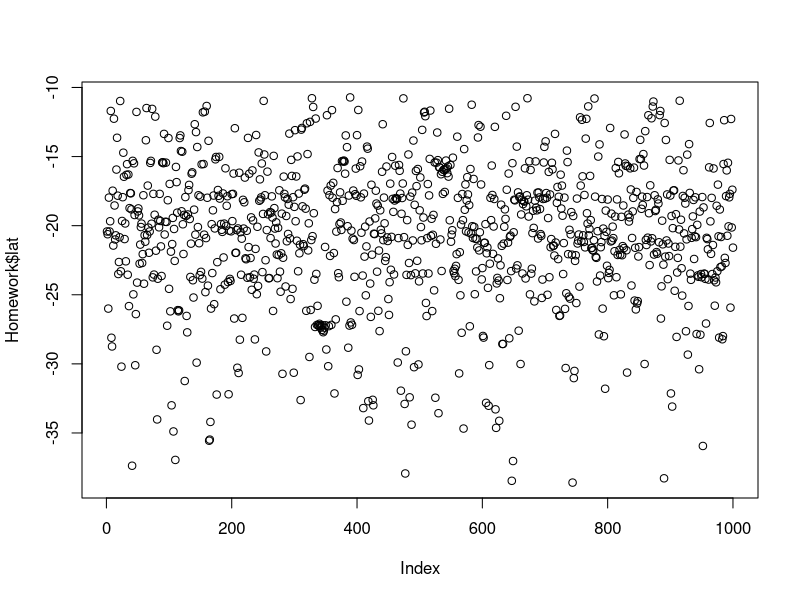
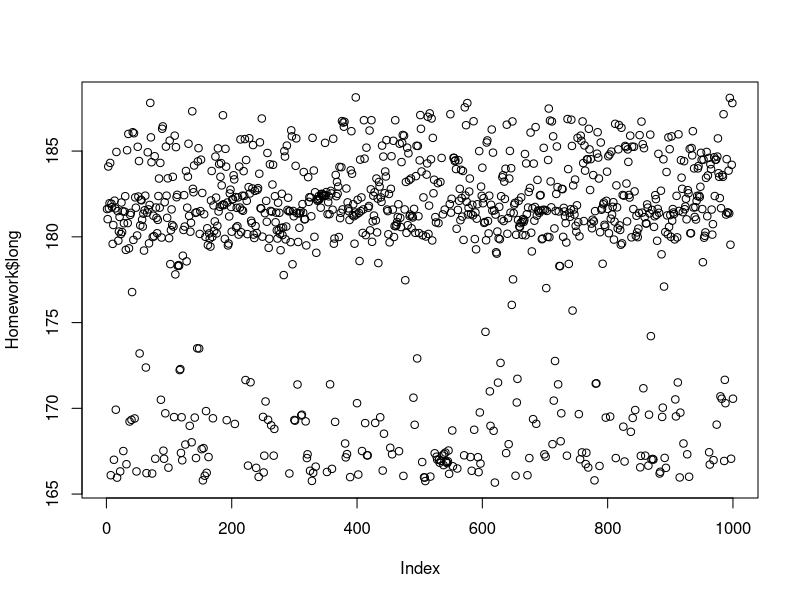
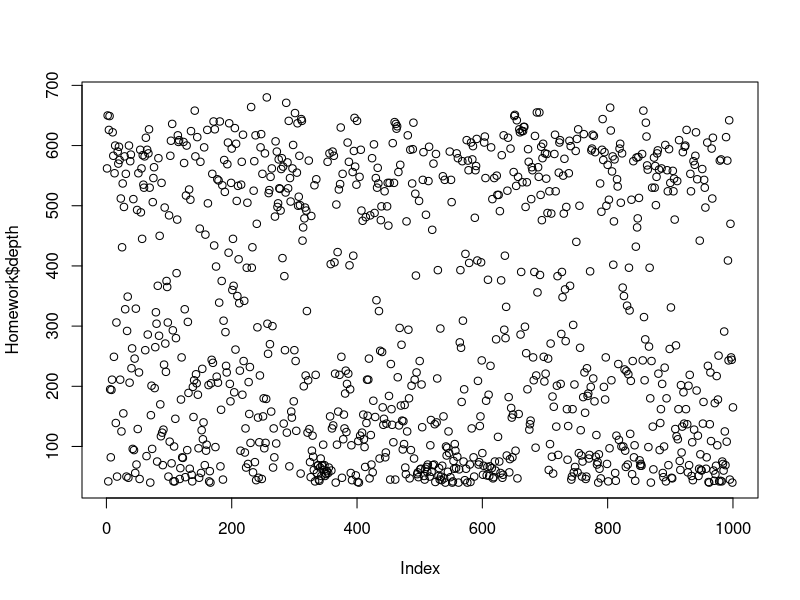
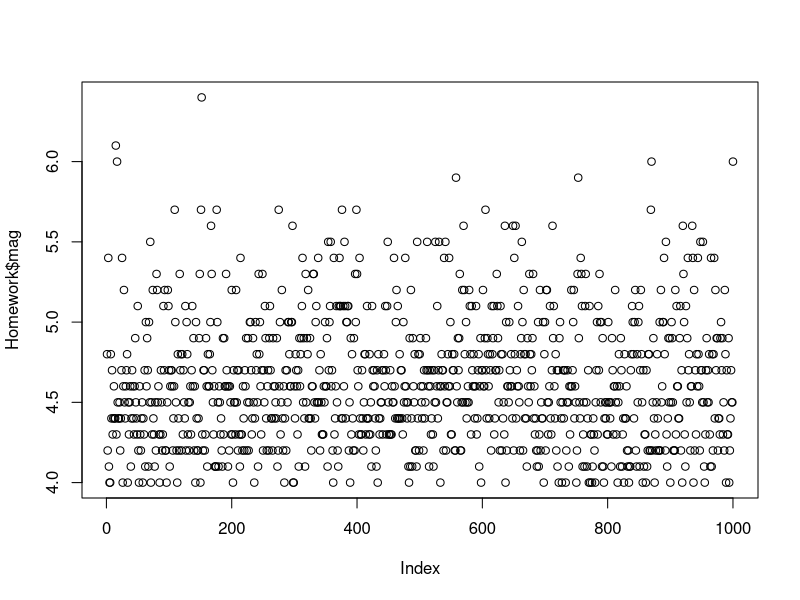
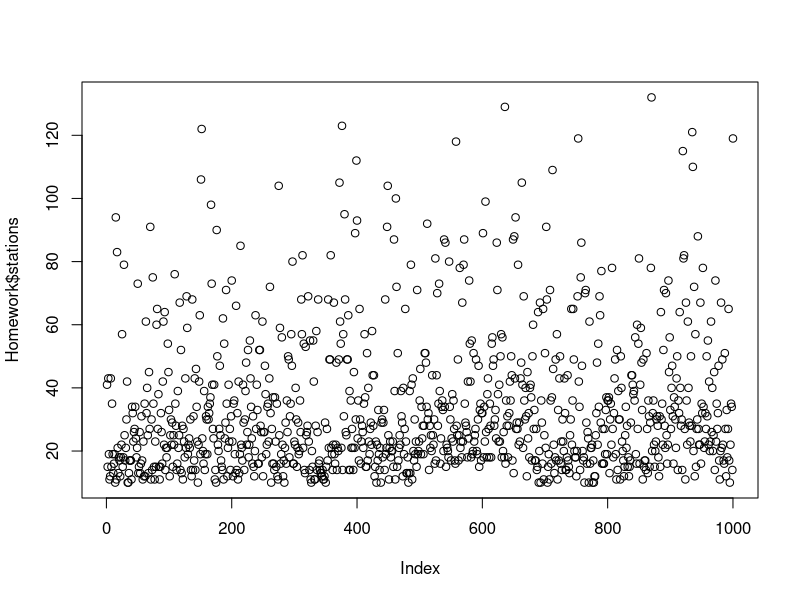
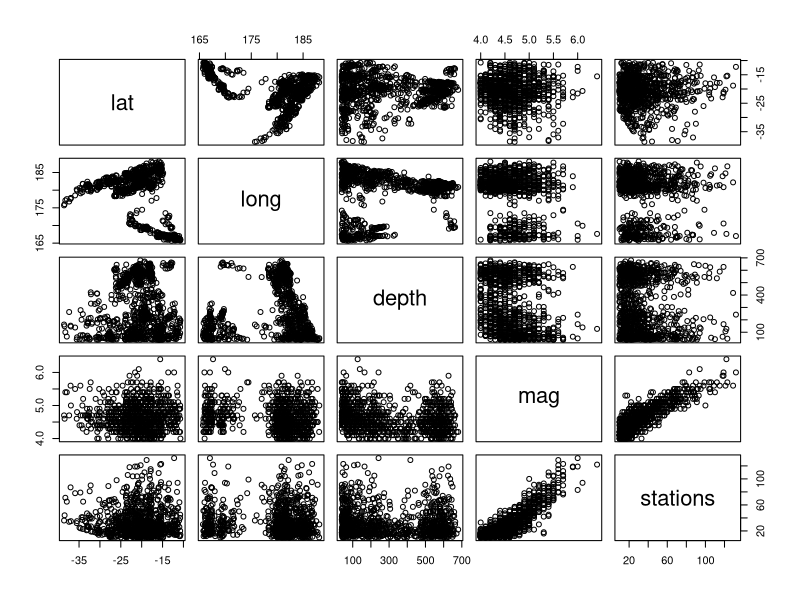
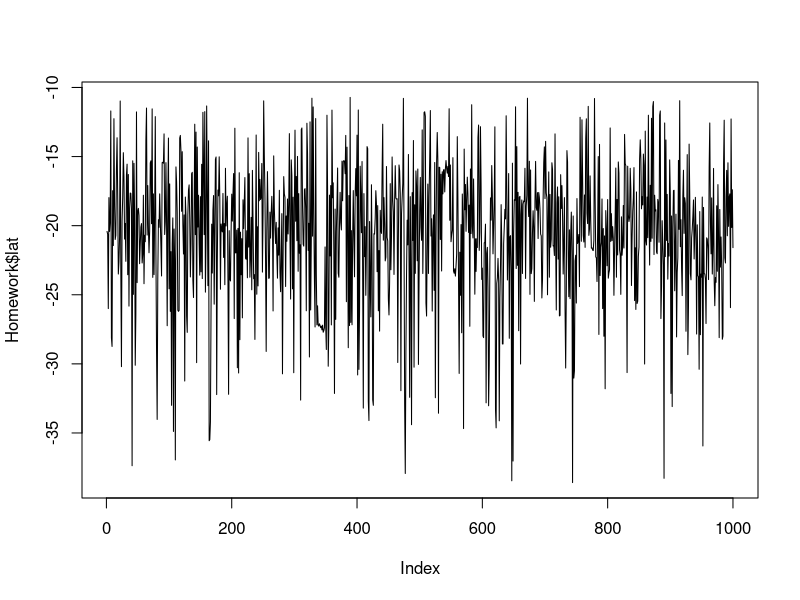
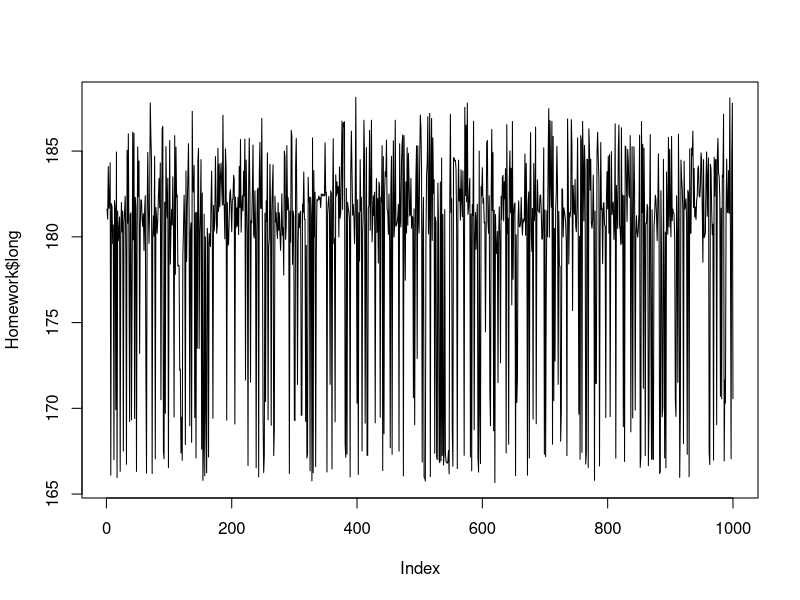

Source code (R) for these figures, in order: (Note: this script raises an error after producing the figures.)
quakes
##############Name changed to Homework############
Homework<-quakes
##############Top 10 rows and columns############
head(Homework,10)
tail(Homework,10)
############summary of data
summary(Homework)

############each column data by name##############
Homework$lat
Homework$long
Homework$depth
Homework$mag
Homework$stations


########Each columns plot data########
plot(Homework$lat)
plot(Homework$long)
plot(Homework$depth)
plot(Homework$mag)
plot(Homework$stations)

#######################Plot for Enitre data###################
plot(Homework)

################By points and lines###########
#lines

plot(Homework$lat, type= "l")
plot(Homework$long, type = "l")
plot(Homework$depth,type ="l")
plot(Homework$mag,type = "l")
plot(Homework$stations, type="l")

#points with Different Colors
plot(Homework$lat, type = "p", col="blue")
plot(Homework$long,type = "p", col="green")
plot(Homework$depth,type = "p",col="purple")
plot(Homework$mag,type = "p", col="Red")
plot(Homework$stations,type = "p",col="maroon")


######################bar plot##########
barplot(Homework$lat, main = "lat of eaarthquake", ylab="lat details", col="blue", horiz = F, axes = T)
Homework
#############box plot#######
boxplot(Homework)
##########Single Box plot####
boxplot(Homework$lat)
boxplot(Homework$long)
boxplot(Homework$depth)
boxplot(Homework$mag)
boxplot(Homework$stations)

#######Skewness for Each column#########
skewness(Homework$long)
skewness(Homework$lat)
skewness(Homework$depth)
skewness(Homework$mag)
skewness(Homework$stations)


############Entire Skewness######
skewness(Homework)


########kurtosis########
kurtosis(Homework)
kurtosis(Homework$lat)
kurtosis(Homework$long)
kurtosis(Homework$depth)
kurtosis(Homework$mag)
kurtosis(Homework$stations)


###########variance##########





